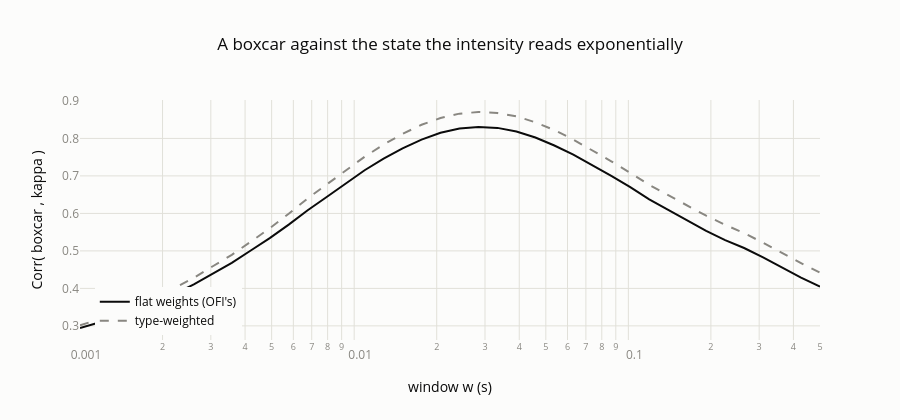

Notebook code cell kept with this figure:
### Code cell
figure = go.Figure()
figure.add_trace(go.Scatter(x=WINDOW_GRID, y=plain, mode="lines", name="flat weights (OFI's)",
                            line=dict(color=INK)))
figure.add_trace(go.Scatter(x=WINDOW_GRID, y=typed, mode="lines", name="type-weighted",
                            line=dict(color=MUTED, dash="dash")))
figure.update_layout(
    title="A boxcar against the state the intensity reads exponentially",
    xaxis=dict(title="window w (s)", type="log"),
    yaxis=dict(title="Corr( boxcar , kappa )"), height=420,
    legend=dict(x=0.02, y=0.02))
figure.show()
